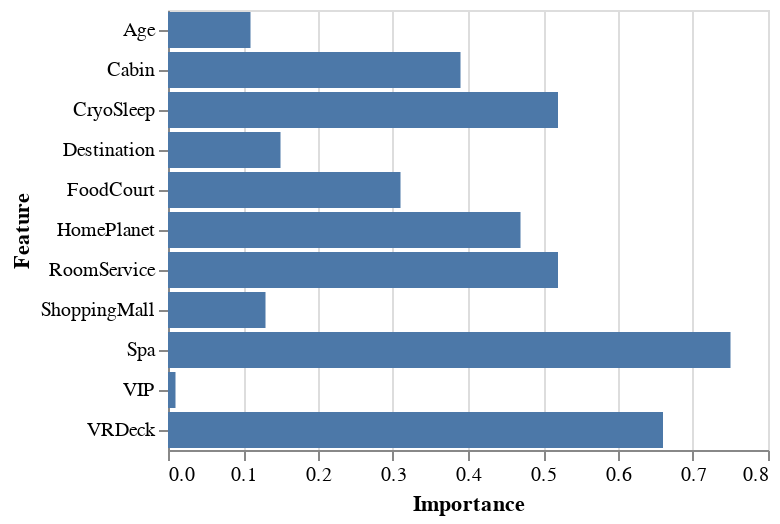

Notebook code for this chart:
### Code cell
ans = eag.run("visualize the importance of each feature.")
print(ans)

### Figure 1 — Vega-Lite specification as saved in the notebook (floating-point values rounded to 4 significant figures)
{"config": {"view": {"continuousWidth": 300, "continuousHeight": 300}}, "data": {"name": "data-6ff1b58a035fd967ca219a195699c4b8"}, "mark": {"type": "bar"}, "encoding": {"x": {"field": "Importance", "type": "quantitative"}, "y": {"field": "Feature", "type": "nominal"}}, "$schema": "https://vega.github.io/schema/vega-lite/v5.8.0.json", "datasets": {"data-6ff1b58a035fd967ca219a195699c4b8": [{"Feature": "HomePlanet", "Importance": 0.47}, {"Feature": "CryoSleep", "Importance": 0.52}, {"Feature": "Cabin", "Importance": 0.39}, {"Feature": "Destination", "Importance": 0.15}, {"Feature": "Age", "Importance": 0.11}, {"Feature": "VIP", "Importance": 0.01}, {"Feature": "RoomService", "Importance": 0.52}, {"Feature": "FoodCourt", "Importance": 0.31}, {"Feature": "ShoppingMall", "Importance": 0.13}, {"Feature": "Spa", "Importance": 0.75}, {"Feature": "VRDeck", "Importance": 0.66}]}}
